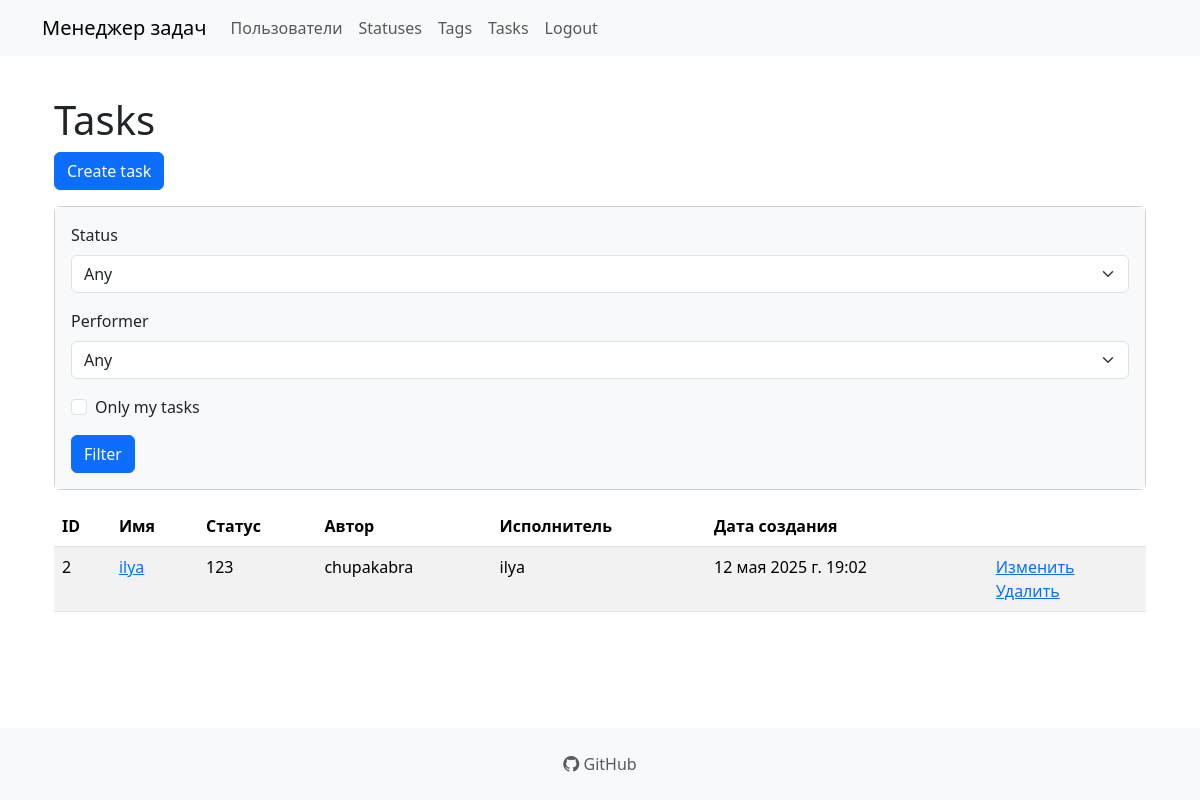
The app's page /tasks/ (signed in), older data.
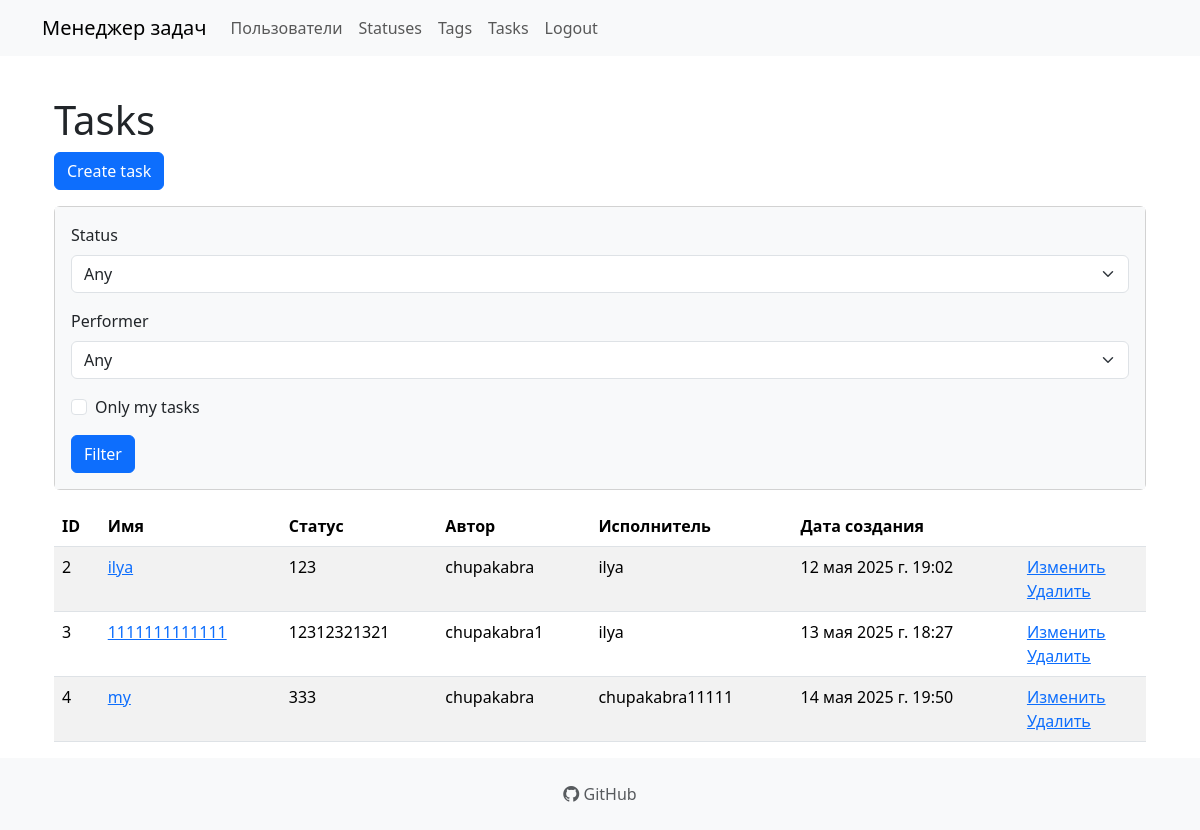
The same page, newer data.
### task_manager/task/models.py (models this page shows)
class Task(models.Model):
    name = models.CharField(max_length=255)
    description = models.TextField()
    status = models.ForeignKey(Status, on_delete=models.PROTECT)
    performer = models.ForeignKey(User, on_delete=models.PROTECT, related_name='tasks_assigned')
    creator = models.ForeignKey(User, on_delete=models.PROTECT, related_name='tasks_created')
    created_at = models.DateTimeField(auto_now_add=True)

### task_manager/status/models.py (models this page shows)
class Status(models.Model):
    name = models.CharField(max_length=255)
    created_at = models.DateTimeField(auto_now_add=True)
    def __str__(self):
        return self.name

### task_manager/task/views.py (the view)
# urls.py: path("", TaskIndexView.as_view(), name='tasks_list'),
class TaskIndexView(LoginRequiredMessageMixin, ListView):
    model = Task
    template_name = 'tasks/index.html' # путь к шаблону
    context_object_name = 'tasks' # переменная в шаблоне
    def get_queryset(self):
        queryset = Task.objects.select_related('status', 'performer', 'creator')
        status_id = self.request.GET.get('status')
        performer_id = self.request.GET.get('performer')
        only_my = self.request.GET.get('only_my')
        if status_id:
            queryset = queryset.filter(status_id=status_id)
        if performer_id:
            queryset = queryset.filter(performer_id=performer_id)
        if only_my:
            queryset = queryset.filter(creator=self.request.user)
        return queryset
    def get_context_data(self, **kwargs):
        context = super().get_context_data(**kwargs)
        context['status_list'] = Status.objects.all()
        context['user_list'] = User.objects.all()
        context['request'] = self.request  # чтобы шаблон мог читать GET-параметры
        return context

### task_manager/templates/tasks/index.html (shortened to what this page needs)
{% extends "base.html" %}
{% load i18n %}
{% block content %}
    <main class="flex-grow-1">
        <div class="container-lg mt-3">
            <h1>Tasks</h1>
            <a class="btn btn-primary mb-3" href="{% url 'tasks_create' %}">{% trans "Create task" %}</a>
            <div class="card mb-3">
                <div class="card-body bg-light">
                    <form class="form-inline center" method="get">
                            <div class="mb-3">
                                <label for="status" class="form-label">{% trans "Status" %}</label>
                                <select name="status" id="status" class="form-select">
                                    <option value="">{% trans "Any" %}</option>
                                </select>
                            </div>
                            <div class="mb-3">
                                <label for="performer" class="form-label">{% trans "Performer" %}</label>
                                <select name="performer" id="performer" class="form-select">
                                    <option value="">{% trans "Any" %}</option>
                                </select>
                            </div>
                            <div class="mb-3">
                                <div class="form-check">
                                    <input type="checkbox" class="form-check-input" id="only_my" name="only_my" {% if request.GET.own %}checked{% endif %}>
                                    <label class="form-check-label" for="only_my">{% trans "Only my tasks" %}</label>
                                </div>
                            </div>
                            <div class="col-md-3 d-flex align-items-end">
                                <button type="submit" class="btn btn-primary">{% trans "Filter" %}</button>
                            </div>
                    </form>
                </div>
            </div>
            <div class="table-responsive">
                <table class="table table-striped">
                    <thead>
                        <tr>
                            <th>ID</th>
                            <th>Имя</th>
                            <th>Статус</th>
                            <th>Автор</th>
                            <th>Исполнитель</th>
                            <th>Дата создания</th>
                            <th></th>
                        </tr>
                    </thead>
                    <tbody>
                        {% for task in tasks %}
                        <tr>
                            <td>{{ task.id }}</td>
                            <td>
                                <a href="{% url 'tasks_detail' pk=task.id %}">{{ task.name }}</a>
                            </td>
                            <td>{{ task.status }}</td>
                            <td>{{ task.creator }}</td>
                            <td>{{ task.performer }}</td>
                            <td>{{ task.created_at }}</td>
                            <td>
                                <a href="{% url 'tasks_update' pk=task.id %}">{% trans "Change" %}</a>
                                <br>
                                <a href="{% url 'tasks_delete' pk=task.id %}">{% trans "Delete" %}</a>
                            </td>
                        </tr>
                        {% endfor %}
                    </tbody>
                </table>
            </div>
        </div>
    </main>
{% endblock %}

### task_manager/templates/base.html (shortened to what this page needs)
{% load django_bootstrap5 %}
{% load i18n %}
<!DOCTYPE html>
<html lang="en" class="h-100">
<head>
    {% bootstrap_css %}
    <link href="https://cdn.jsdelivr.net/npm/bootstrap-icons@1.11.1/font/bootstrap-icons.css" rel="stylesheet">
</head>
<body class="d-flex flex-column min-vh-100">
    <header>
        {% block header %}
        <nav class="navbar navbar-expand-lg navbar-light bg-light mb-4">
            <div class="container">
                <a class="navbar-brand" href="{% url 'main_page' %}">{% trans "Task Manager" %}</a>
                <div class="collapse navbar-collapse" id="navbarToggleExternalContent">
                    <ul class="navbar-nav">
                        <li class="nav-item">
                            <a class="nav-link" href="{% url 'users_list' %}">{% trans "Users" %}</a>
                        </li>
                        {% if user.is_authenticated %}
                            <li class="nav-item">
                                <a class="nav-link" href="{% url 'statuses_list' %}">{% trans "Statuses" %}</a>
                            </li>
                            <li class="nav-item">
                                <a class="nav-link" href="#">{% trans "Tags" %}</a>
                            </li>
                            <li class="nav-item">
                                <a class="nav-link" href="{% url 'tasks_list' %}">{% trans "Tasks" %}</a>
                            </li>
                            <li class="nav-item d-flex align-items-center">
                                <form method="post" action="{% url 'logout' %}">
                                    <button type="submit" class="nav-link btn btn-link border-0">
                                        {% trans "Logout" %}
                                    </button>
                                </form>
                            </li>
                        {% endif %}
                    </ul>
                </div>
            </div>
        </nav>
        {% endblock %}
    </header>
    <main class="container flex-grow-1">
        {% block content %}{% endblock %}
    </main>
    {% block footer %}
    <footer class="bg-light text-center text-lg-start mt-auto">
        <div class="container p-4">
            <div class="text-center">
                <a href="https://github.com/i-pichurov/" class="text-decoration-none text-muted" target="_blank">
                    <i class="bi bi-github"></i> GitHub
                </a>
            </div>
        </div>
    </footer>
    {% endblock %}
</body>
</html>

Row changes from the older to the newer data that the page shows:
added Task: id "3", name "1111111111111", status "12312321321", creator "chupakabra1", performer "ilya", created_at "13 мая 2025 г. 18:27"
added Task: id "4", name "my", status "333", creator "chupakabra", performer "chupakabra11111", created_at "14 мая 2025 г. 19:50"
